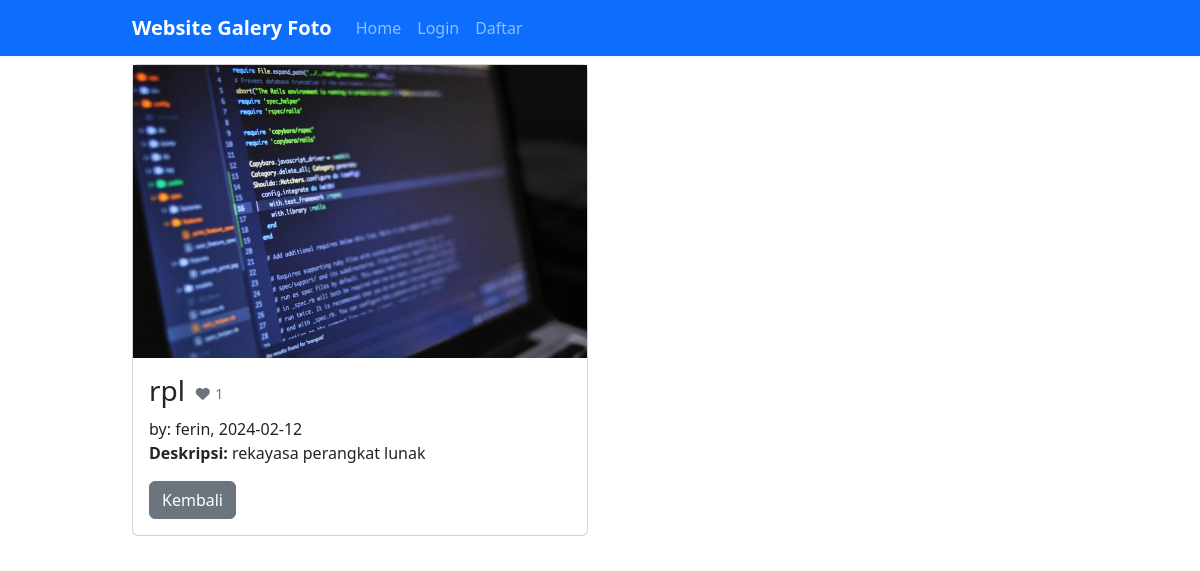
Before: /?url=detail&&id=16 with the older database file.
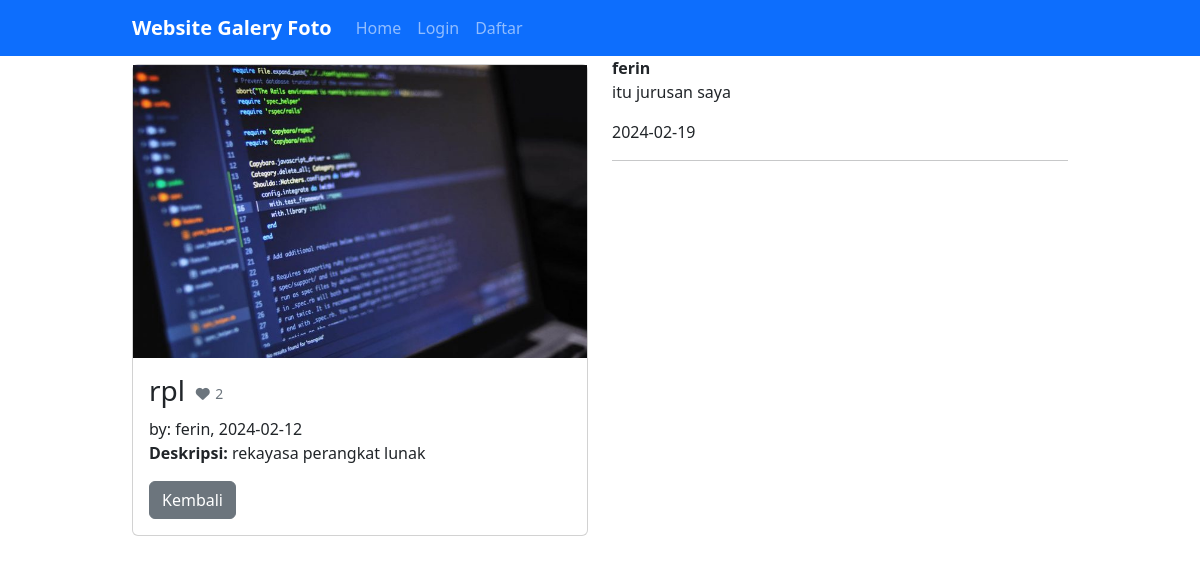
After: the same page with the newer database file.
### tables this page shows
CREATE TABLE `komentarfoto` (
  `komentarid` int(11) NOT NULL,
  `fotoid` int(11) NOT NULL,
  `userid` int(11) NOT NULL,
  `isikomentar` text NOT NULL,
  `tanggalkomentar` date NOT NULL
);

CREATE TABLE `user` (
  `userid` int(11) NOT NULL,
  `username` varchar(255) NOT NULL,
  `password` varchar(255) NOT NULL,
  `email` varchar(255) NOT NULL,
  `namalengkap` varchar(255) NOT NULL,
  `alamat` text NOT NULL
);

### page/detail.php (the view, shortened to what this page needs)
<?php
$details=mysqli_query($conn, "SELECT * FROM foto INNER JOIN user ON foto.userid=user.userid WHERE foto.fotoid='$_GET[id]'");
$data=mysqli_fetch_array($details);
$likes=mysqli_num_rows(mysqli_query($conn, "SELECT * FROM likefoto WHERE fotoid='$_GET[id]'"));
$cek=mysqli_num_rows(mysqli_query($conn, "SELECT * FROM likefoto WHERE fotoid='$_GET[id]' AND userid='".@$_SESSION['userid']."'"));
?>
<div class="container">
    <div class="row">
        <div class="col-6 mt-2">
            <div class="card mb-2">
            <img src="uploads/<?= $data['lokasifile'] ?>" alt="<?= $data['judulfoto']?>" class="object-fit-cover">
            <div class="card-body">
            <h3 class="card-title"><?= $data['judulfoto'] ?><a href="<?php if(isset($_SESSION['userid'])){echo
                 '?url=like&&id='.$data['fotoid'].'';}else{echo 'login.php';} ?>" class="btn btn-sm <?php if($cek==0){ echo "text-secondary"; }else{ echo "text-danger"; } ?>"><i class="fa-solid fa-fw fa-heart"></i> <?= $likes ?></a></h3
            <small class="text-muted mb-3">by: <?= $data['username'] ?>, <?= $data['tanggalunggah']?></small>
            <p><strong>Deskripsi:</strong> <?= $data['deskripsifoto']?></p>
            <form action="?url=detail" method="post">
                <div class="form-group d-flex flex-row">
                    <a href="?url=home" class="btn btn-secondary">Kembali</a>
                </div>
            </form>
            </div>
            </div>
        </div>
            <div class="col-6">
               <?php
                $komen=mysqli_query($conn, "SELECT * FROM komentarfoto INNER JOIN user ON komentarfoto.userid=user.userid INNER JOIN foto ON komentarfoto.fotoid=foto.fotoid WHERE komentarfoto.fotoid='$_GET[id]'");
               foreach($komen as $komens):
               ?>
               <p class="mb-0 fw-bold"><?= $komens['username'] ?></p>
               <p class="mb-"><?= $komens['isikomentar'] ?></p>
               <p class="text-muted-small mb-0"><?= $komens['tanggalkomentar']?></p>
               <hr>
               <?php endforeach; ?>
</div>
    </div>
    </div>

Changed rows visible on the page:
added komentarfoto: userid.username "ferin", isikomentar "itu jurusan saya", tanggalkomentar "2024-02-19"
Other visible differences:
$likes: "1" → "2"
